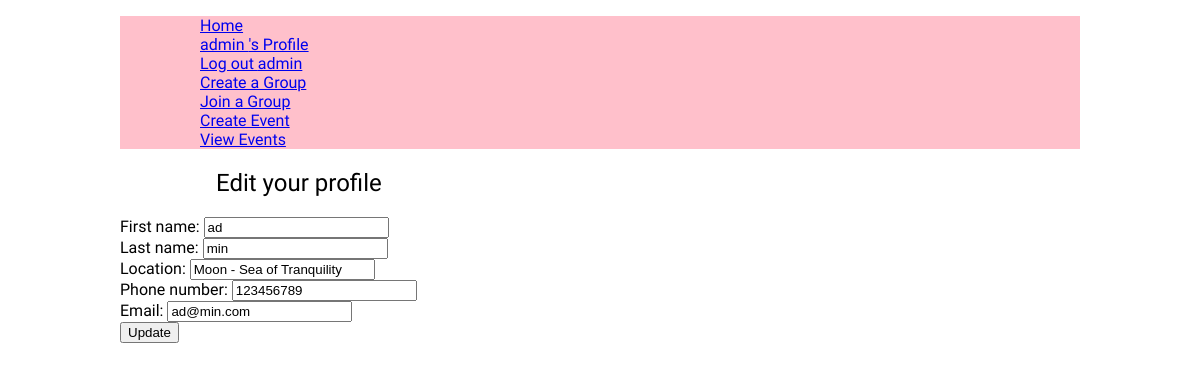
The page /user/edit/1 (signed in) on the database as committed earlier.
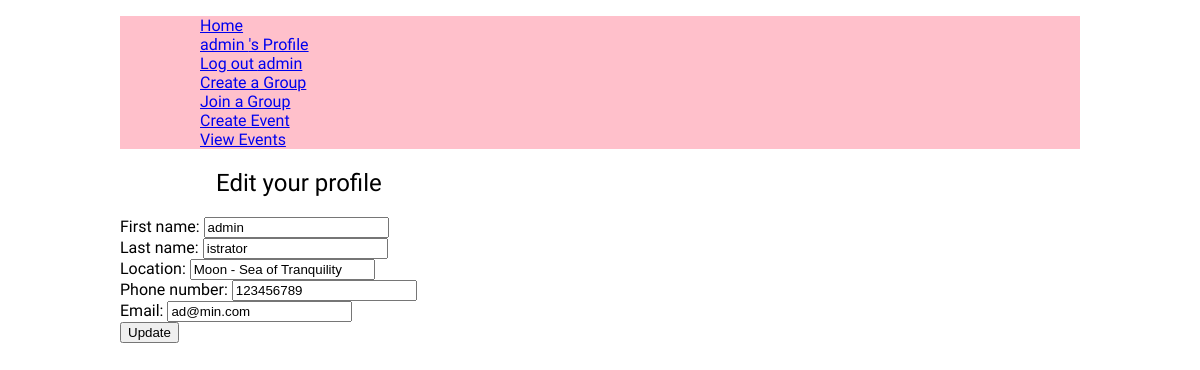
The same page on the database as committed later.
### user_profile/models.py (models this page shows, shortened)
class CustomUser(AbstractUser):
    location = models.CharField(max_length=100, blank=True)
    phone_number = models.CharField( max_length=50, blank=True)
    date_joined = models.DateTimeField( auto_now_add=True)

### user_profile/views.py (the view)
# urls.py: path('edit/<int:user_id>', views.edit_view, name='edit_view'),
@login_required
def edit_view(request, user_id):
    user = get_object_or_404(CustomUser, pk=user_id)
    if request.method == 'POST':
        form = CustomUserFormEdit(request.POST, instance=user,)
        if form.is_valid():
            form.save()
            return redirect('user:profile')
    else:
        form = CustomUserFormEdit(instance=user, )
    return render(request, 'user_profile/edit.html', {'form': form, 'user': user})

### user_profile/forms.py
class CustomUserFormEdit(forms.ModelForm):
    email = forms.EmailField(required=True)
    class Meta:
        model = User
        fields = ('first_name', 'last_name', 'location', 'phone_number', 'email')
        widgets = {
            'first_name': forms.TextInput(attrs={'maxlength': 50}),
            'last_name': forms.TextInput(attrs={'maxlength': 50}),
        }

### user_profile/templates/user_profile/edit.html (shortened to what this page needs)
{% extends "base.html" %}
{% block content %}
    <section>
        <h1>Edit your profile</h1>
        <form  method="post" class="form-with-validation">
            {{form}}
            <button>Update</button>
        </form>
    </section>
{% endblock content %}

### armonario_proj/templates/layout.html (shortened to what this page needs)
{% load static %}
{% url 'home' as home_url %}
{% url "profile" as profile_url %}
<!DOCTYPE html>
<html lang="en">
<head>
    <link rel="stylesheet" href="{% static 'css/style.css' %}">
</head>
<body>
    <header>
        <div>
            <nav>
                <ul>
                    {% if request.path != '/' %}
                        <ul><a href="/">Home</a></ul>
                    {% endif %}
                    {% if user.is_authenticated %}
                        <ul><a href="{% url "user:profile" %}">{{user.username}} 's Profile</a></ul>
                        <ul><a href="{% url "user:logout" %}">Log out {{user.username}}</a></ul>
                        <ul><a href="{% url "group:create" %}">Create a Group</a></ul>
                        <ul><a href="{% url "group:join" %}">Join a Group</a></ul>
                        <ul><a href="{% url "event:create" %}">Create Event</a></ul>
                        <ul><a href="{% url "calendar:list" %}">View Events</a></ul>
                    {% else %}
                        <ul><a href="{% url "user:login" %}">Log in</a></ul>
                        <ul><a href="{% url "user:register" %}">Register</a></ul>
                    {% endif %}
                </ul>
            </nav>
        </div>
    </header>
    <main >
        {% block content %}{% endblock content %}
    </main>
</body>
</html>

Rows that differ between the two databases and show on the page:
changed CustomUser "admin": first_name "ad" → "admin"; last_name "min" → "istrator"
